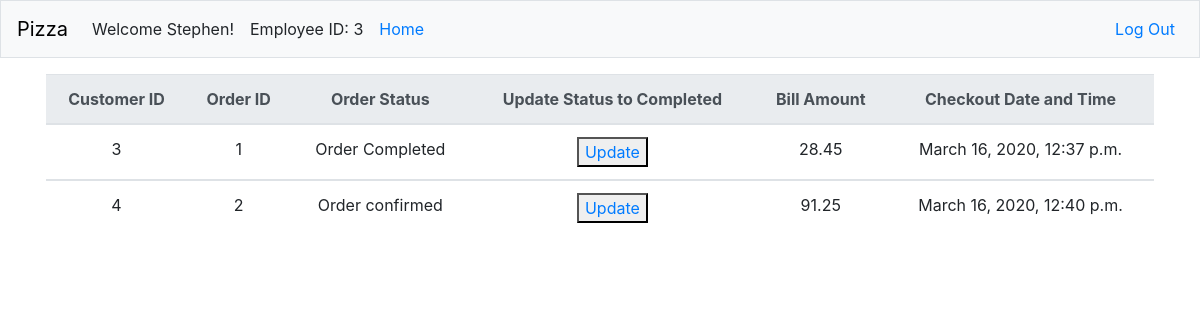
The page /employee/view-orders (signed in) on the database its author committed.
### orders/models.py (models this page shows)
class CustOrder(models.Model):
    cust_id = models.ForeignKey(get_user_model(), on_delete=models.CASCADE)
    order_status = models.CharField(max_length=64, null=True, blank=True)
    bill_amount = models.DecimalField(max_digits=999, decimal_places=2, null=True, blank=True)
    checkout_time = models.DateTimeField(null=True, blank=True)
    class Meta:
        verbose_name_plural = "Customer order"

### orders/views.py (the view)
# urls.py: path("employee/view-orders", views.emp_view_orders, name="emp_view_orders"),
def emp_view_orders(request):
    if request.user.is_authenticated:
        orders = Employee.view_orders(request)
        context = {
            "orders": orders
            }
        return render(request, "employee/orders.html", context)
    else:
        return render(request, "login.html")

### orders/models.py (called while the page is built)
    def view_orders(self):
        orders = CustOrder.objects.all()
        return orders

### orders/templates/employee/orders.html (shortened to what this page needs)
{% extends "employee/layout.html"  %}
{% block content %}
    <table class="table text-center">
        <thead class="thead-light">
            <tr>
                <th scope="col">Customer ID</th>
                <th scope="col">Order ID</th>
                <th scope="col">Order Status</th>
                <th scope="col">Update Status to Completed</th>
                <th scope="col">Bill Amount</th>
                <th scope="col">Checkout Date and Time</th>
            </tr>
        </thead>
        {% for i in orders %}
        <tbody>
            <tr>
                <td>{{ i.cust_id_id }}</td>
                <td>{{ i.id }}</td>
                <td>{{ i.order_status }}</td>
                <td>
                    <button type="submit">
                        <a href="/employee/update/{{ i.id }}">Update</a>
                    </button>
                </td>
                <td>{{ i.bill_amount }}</td>
                <td>{{ i.checkout_time }}</td>
            </tr>
        </tbody>
        {% endfor %}
    </table>
{% endblock %}

### orders/templates/employee/layout.html (shortened to what this page needs)
<!DOCTYPE html>
<html lang="en">
    <head>
        <link rel="stylesheet" href="https://stackpath.bootstrapcdn.com/bootstrap/4.1.3/css/bootstrap.min.css">
    </head>
    <body>
        <nav class="navbar navbar-expand-lg bg-light border">
            <a class="navbar-brand" style="color:black">Pizza</a>
            <div class="collapse navbar-collapse">
                {% if user.is_authenticated %}
                <ul class="navbar-nav">
                    <li class="nav-item"><a class="nav-link">Welcome {{ user.username }}!</a></li>
                    <li class="nav-item"><a class="nav-link">Employee ID: {{ user.id }}</a></li>
                    <li class="nav-item"><a class="nav-link" href="/emp">Home</a></li>
                </ul>
                <ul class="navbar-nav ml-auto">
                    <li class="nav-item"><a class="nav-link" href="{% url 'logout' %}">Log Out</a></li>
                </ul>
                {% else %}
                    <ul class="navbar-nav ml-auto">
                        <li class="nav-item"><a class="nav-link" href="{% url 'login' %}">Log In</a></li>
                    </ul>
                {% endif %}
            </div>
        </nav>
        <main class="container p-3">
            {% block content %}
            {% endblock %}
        </main>
    </body>
</html>

### rows shown on the page
CustOrder: cust_id_id "3", id "1", order_status "Order Completed", bill_amount "28.45", checkout_time "March 16, 2020, 12:37 p.m."
CustOrder: cust_id_id "4", id "2", order_status "Order confirmed", bill_amount "91.25", checkout_time "March 16, 2020, 12:40 p.m."

### other values the page prints
{{ user.username }} "Stephen"
{{ user.id }} "3"
